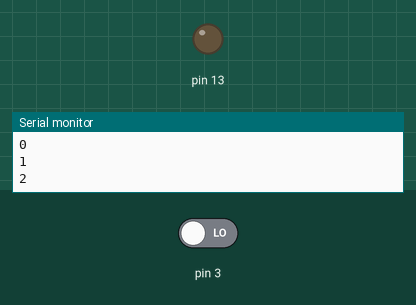
A sketch run on a simulated Arduino Uno, built with avr-gcc and run on an emulated ATmega328P. On the bench: output pins drawn as LEDs (lit = HIGH), the last lines printed to the serial monitor. The inputs (shaded band) are chosen by the test bench; at power-on: pin 3 LOW.

Above: at 6.8 s.
6.9 s: pin 3 driven HIGH
At 10.2 s:
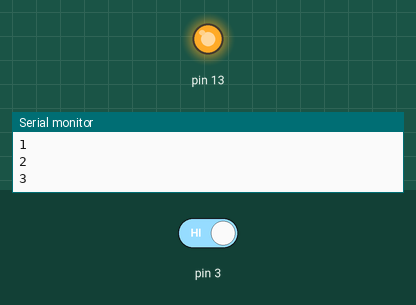
10.8 s: pin 3 driven LOW
At 12.5 s:
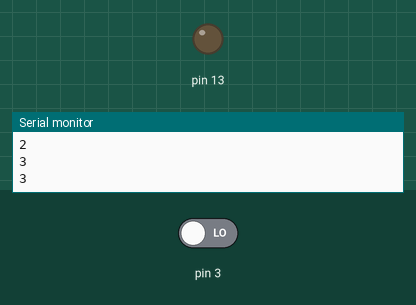
Timing chart, 0 to 14.0 s (numbered marks = the images above; inputs shaded):
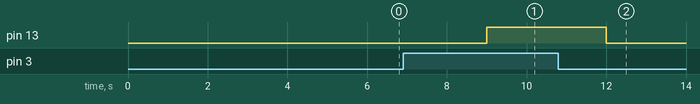

The sketch:

binaryCounter.ino
```cpp
int cont=0;
  int botao;

void setup ()
{
  pinMode (3, INPUT);
pinMode(13, OUTPUT);
Serial.begin(9600);
}
void envia (int cont)
{
 if (cont == 0)
 {
   digitalWrite(11, LOW);
   digitalWrite(9, LOW);
   digitalWrite(7, LOW);
 }

  if (cont == 1)
 {
   digitalWrite(11, LOW);
   digitalWrite(9, LOW);
   digitalWrite(7, HIGH);
 }

  if (cont == 2)
 {
   digitalWrite(11, LOW);
   digitalWrite(9, HIGH);
   digitalWrite(7, LOW);
 }

  if (cont == 3)
 {
   digitalWrite(11, LOW);
   digitalWrite(9, HIGH);
   digitalWrite(7, HIGH);
 }

  if (cont == 4)
 {
   digitalWrite(11, HIGH);
   digitalWrite(9, LOW);
   digitalWrite(7, LOW);
 }

  if (cont == 5)
 {
   digitalWrite(11, HIGH);
   digitalWrite(9, LOW);
   digitalWrite(7, HIGH);
 }

  if (cont == 6)
 {
   digitalWrite(11, HIGH);
   digitalWrite(9, HIGH);
   digitalWrite(7, LOW);
 }

  if (cont == 7)
 {
   digitalWrite(11, HIGH);
   digitalWrite(9, HIGH);
   digitalWrite(7, HIGH);
  }}

void loop()

{
  Serial.println(cont);
  envia(cont);
  botao = digitalRead(3);
  if (botao == HIGH)
  {
    digitalWrite(13,HIGH);
  }

  else
  {
    digitalWrite(13,LOW);
    cont++;
  }

  delay(3000);

  if (cont == 8)
  {
    cont = 0;
  }}
```

Measured:
- after the input at 6.9 s, pin 13: LOW → HIGH after 2.1 s
- after the input at 10.8 s, pin 13: HIGH → LOW after 1.2 s
